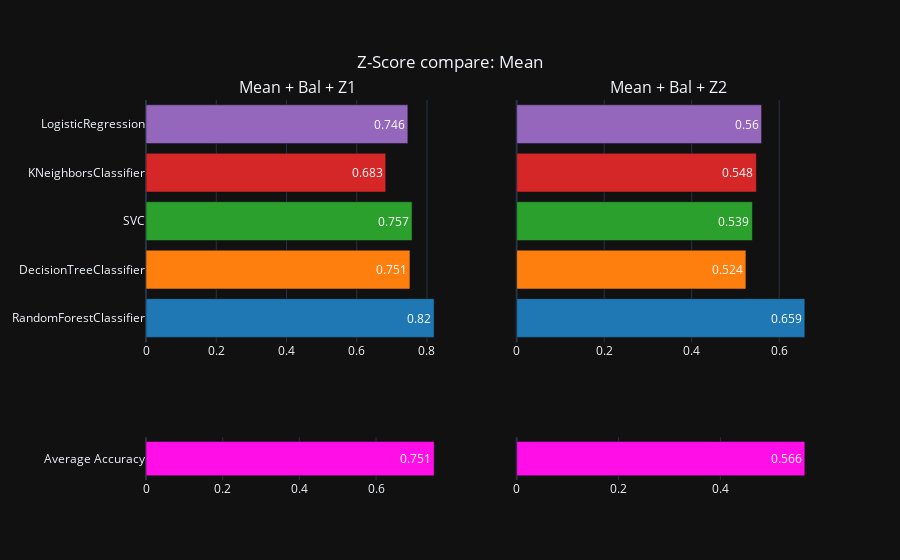
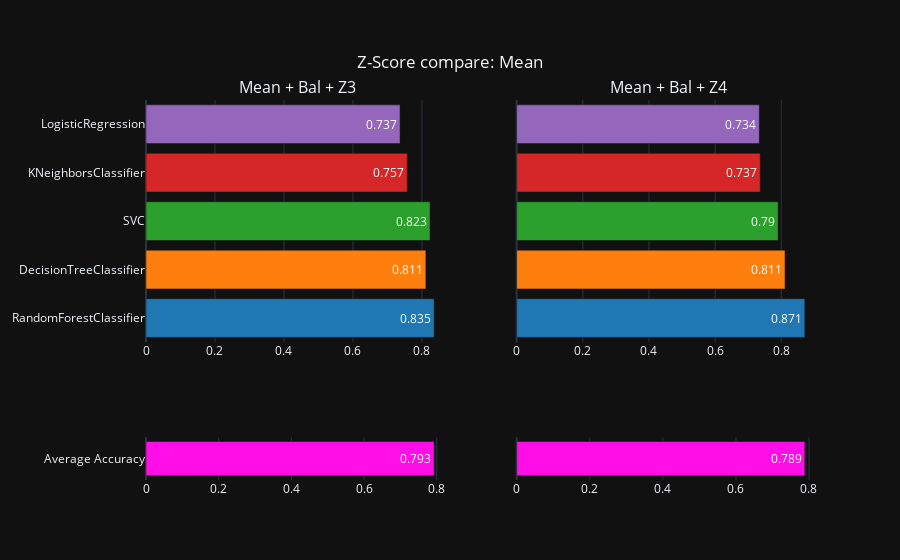
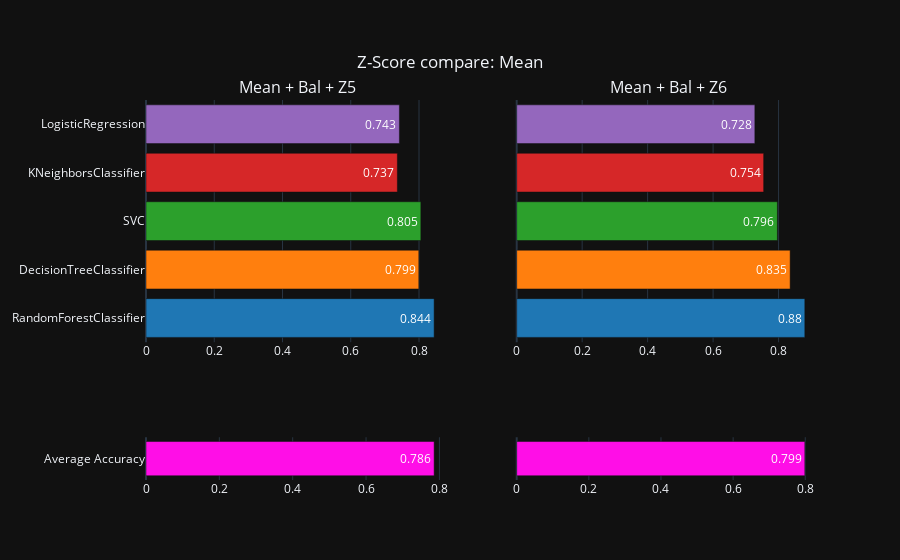

Source (notebook cell) for these figures, in order:
### Markdown cell above
## 4.2 Z-Score
- remove outliers by filtering the data based on z-scores

### Code cell
# pairs of z-scores to compare
z_pairs_to_compare = [(1, 2), (3, 4), (5, 6)]

# Compare the accuracy score of the models with the filtered datasets vs each other
filtered_datasets_mean = compare_z_score_pairs(X_mean_bal, y_mean_bal, X_test_mean_bal, y_test_mean_bal, z_pairs_to_compare, "Mean", models_with_default_parameters, "Z-Score compare")
filtered_datasets_median = compare_z_score_pairs(X_median_bal, y_median_bal, X_test_median_bal, y_test_median_bal, z_pairs_to_compare, "Median", models_with_default_parameters, "Z-Score compare")
filtered_datasets_mixed = compare_z_score_pairs(X_mixed_bal, y_mixed_bal, X_test_mixed_bal, y_test_mixed_bal, z_pairs_to_compare, "Mixed", models_with_default_parameters, "Z-Score compare")

### Figure 1 — Plotly figure (JSON) as saved in the notebook; plotly's stock layout.template omitted (floating-point values rounded to 4 significant figures)
{"data": [{"marker": {"color": ["#1f77b4", "#ff7f0e", "#2ca02c", "#d62728", "#9467bd"]}, "orientation": "h", "showlegend": false, "text": [0.82, 0.751, 0.757, 0.683, 0.746], "textfont": {"color": "white"}, "textposition": "auto", "x": [0.8204, 0.7515, 0.7575, 0.6826, 0.7455], "xaxis": "x", "y": ["RandomForestClassifier", "DecisionTreeClassifier", "SVC", "KNeighborsClassifier", "LogisticRegression"], "yaxis": "y", "type": "bar"}, {"marker": {"color": "#ff0ee7"}, "orientation": "h", "showlegend": false, "text": [0.751], "textfont": {"color": "white"}, "textposition": "auto", "x": [0.7515], "xaxis": "x3", "y": ["Average Accuracy"], "yaxis": "y3", "type": "bar"}, {"marker": {"color": ["#1f77b4", "#ff7f0e", "#2ca02c", "#d62728", "#9467bd"]}, "orientation": "h", "showlegend": false, "text": [0.659, 0.524, 0.539, 0.548, 0.56], "textfont": {"color": "white"}, "textposition": "auto", "x": [0.6587, 0.524, 0.5389, 0.5479, 0.5599], "xaxis": "x2", "y": ["RandomForestClassifier", "DecisionTreeClassifier", "SVC", "KNeighborsClassifier", "LogisticRegression"], "yaxis": "y2", "type": "bar"}, {"marker": {"color": "#ff0ee7"}, "orientation": "h", "showlegend": false, "text": [0.566], "textfont": {"color": "white"}, "textposition": "auto", "x": [0.5659], "xaxis": "x4", "y": ["Average Accuracy"], "yaxis": "y4", "type": "bar"}], "layout": {"annotations": [{"font": {"size": 16}, "showarrow": false, "text": "Mean + Bal + Z1", "x": 0.225, "xanchor": "center", "xref": "paper", "y": 1.0, "yanchor": "bottom", "yref": "paper"}, {"font": {"size": 16}, "showarrow": false, "text": "Mean + Bal + Z2", "x": 0.775, "xanchor": "center", "xref": "paper", "y": 1.0, "yanchor": "bottom", "yref": "paper"}], "title": {"text": "Z-Score compare: Mean", "x": 0.5, "y": 0.9}, "xaxis": {"anchor": "y", "domain": [0.0, 0.45]}, "yaxis": {"anchor": "x", "domain": [0.3625, 1.0]}, "xaxis2": {"anchor": "y2", "domain": [0.55, 1.0]}, "yaxis2": {"anchor": "x2", "domain": [0.3625, 1.0], "matches": "y", "showticklabels": false}, "xaxis3": {"anchor": "y3", "domain": [0.0, 0.45]}, "yaxis3": {"anchor": "x3", "domain": [0.0, 0.1125]}, "xaxis4": {"anchor": "y4", "domain": [0.55, 1.0]}, "yaxis4": {"anchor": "x4", "domain": [0.0, 0.1125], "matches": "y3", "showticklabels": false}}}

### Figure 2 — Plotly figure (JSON) as saved in the notebook; plotly's stock layout.template omitted (floating-point values rounded to 4 significant figures)
{"data": [{"marker": {"color": ["#1f77b4", "#ff7f0e", "#2ca02c", "#d62728", "#9467bd"]}, "orientation": "h", "showlegend": false, "text": [0.835, 0.811, 0.823, 0.757, 0.737], "textfont": {"color": "white"}, "textposition": "auto", "x": [0.8353, 0.8114, 0.8234, 0.7575, 0.7365], "xaxis": "x", "y": ["RandomForestClassifier", "DecisionTreeClassifier", "SVC", "KNeighborsClassifier", "LogisticRegression"], "yaxis": "y", "type": "bar"}, {"marker": {"color": "#ff0ee7"}, "orientation": "h", "showlegend": false, "text": [0.793], "textfont": {"color": "white"}, "textposition": "auto", "x": [0.7928], "xaxis": "x3", "y": ["Average Accuracy"], "yaxis": "y3", "type": "bar"}, {"marker": {"color": ["#1f77b4", "#ff7f0e", "#2ca02c", "#d62728", "#9467bd"]}, "orientation": "h", "showlegend": false, "text": [0.871, 0.811, 0.79, 0.737, 0.734], "textfont": {"color": "white"}, "textposition": "auto", "x": [0.8713, 0.8114, 0.7904, 0.7365, 0.7335], "xaxis": "x2", "y": ["RandomForestClassifier", "DecisionTreeClassifier", "SVC", "KNeighborsClassifier", "LogisticRegression"], "yaxis": "y2", "type": "bar"}, {"marker": {"color": "#ff0ee7"}, "orientation": "h", "showlegend": false, "text": [0.789], "textfont": {"color": "white"}, "textposition": "auto", "x": [0.7886], "xaxis": "x4", "y": ["Average Accuracy"], "yaxis": "y4", "type": "bar"}], "layout": {"annotations": [{"font": {"size": 16}, "showarrow": false, "text": "Mean + Bal + Z3", "x": 0.225, "xanchor": "center", "xref": "paper", "y": 1.0, "yanchor": "bottom", "yref": "paper"}, {"font": {"size": 16}, "showarrow": false, "text": "Mean + Bal + Z4", "x": 0.775, "xanchor": "center", "xref": "paper", "y": 1.0, "yanchor": "bottom", "yref": "paper"}], "title": {"text": "Z-Score compare: Mean", "x": 0.5, "y": 0.9}, "xaxis": {"anchor": "y", "domain": [0.0, 0.45]}, "yaxis": {"anchor": "x", "domain": [0.3625, 1.0]}, "xaxis2": {"anchor": "y2", "domain": [0.55, 1.0]}, "yaxis2": {"anchor": "x2", "domain": [0.3625, 1.0], "matches": "y", "showticklabels": false}, "xaxis3": {"anchor": "y3", "domain": [0.0, 0.45]}, "yaxis3": {"anchor": "x3", "domain": [0.0, 0.1125]}, "xaxis4": {"anchor": "y4", "domain": [0.55, 1.0]}, "yaxis4": {"anchor": "x4", "domain": [0.0, 0.1125], "matches": "y3", "showticklabels": false}}}

### Figure 3 — Plotly figure (JSON) as saved in the notebook; plotly's stock layout.template omitted (floating-point values rounded to 4 significant figures)
{"data": [{"marker": {"color": ["#1f77b4", "#ff7f0e", "#2ca02c", "#d62728", "#9467bd"]}, "orientation": "h", "showlegend": false, "text": [0.844, 0.799, 0.805, 0.737, 0.743], "textfont": {"color": "white"}, "textposition": "auto", "x": [0.8443, 0.7994, 0.8054, 0.7365, 0.7425], "xaxis": "x", "y": ["RandomForestClassifier", "DecisionTreeClassifier", "SVC", "KNeighborsClassifier", "LogisticRegression"], "yaxis": "y", "type": "bar"}, {"marker": {"color": "#ff0ee7"}, "orientation": "h", "showlegend": false, "text": [0.786], "textfont": {"color": "white"}, "textposition": "auto", "x": [0.7856], "xaxis": "x3", "y": ["Average Accuracy"], "yaxis": "y3", "type": "bar"}, {"marker": {"color": ["#1f77b4", "#ff7f0e", "#2ca02c", "#d62728", "#9467bd"]}, "orientation": "h", "showlegend": false, "text": [0.88, 0.835, 0.796, 0.754, 0.728], "textfont": {"color": "white"}, "textposition": "auto", "x": [0.8802, 0.8353, 0.7964, 0.7545, 0.7275], "xaxis": "x2", "y": ["RandomForestClassifier", "DecisionTreeClassifier", "SVC", "KNeighborsClassifier", "LogisticRegression"], "yaxis": "y2", "type": "bar"}, {"marker": {"color": "#ff0ee7"}, "orientation": "h", "showlegend": false, "text": [0.799], "textfont": {"color": "white"}, "textposition": "auto", "x": [0.7988], "xaxis": "x4", "y": ["Average Accuracy"], "yaxis": "y4", "type": "bar"}], "layout": {"annotations": [{"font": {"size": 16}, "showarrow": false, "text": "Mean + Bal + Z5", "x": 0.225, "xanchor": "center", "xref": "paper", "y": 1.0, "yanchor": "bottom", "yref": "paper"}, {"font": {"size": 16}, "showarrow": false, "text": "Mean + Bal + Z6", "x": 0.775, "xanchor": "center", "xref": "paper", "y": 1.0, "yanchor": "bottom", "yref": "paper"}], "title": {"text": "Z-Score compare: Mean", "x": 0.5, "y": 0.9}, "xaxis": {"anchor": "y", "domain": [0.0, 0.45]}, "yaxis": {"anchor": "x", "domain": [0.3625, 1.0]}, "xaxis2": {"anchor": "y2", "domain": [0.55, 1.0]}, "yaxis2": {"anchor": "x2", "domain": [0.3625, 1.0], "matches": "y", "showticklabels": false}, "xaxis3": {"anchor": "y3", "domain": [0.0, 0.45]}, "yaxis3": {"anchor": "x3", "domain": [0.0, 0.1125]}, "xaxis4": {"anchor": "y4", "domain": [0.55, 1.0]}, "yaxis4": {"anchor": "x4", "domain": [0.0, 0.1125], "matches": "y3", "showticklabels": false}}}
